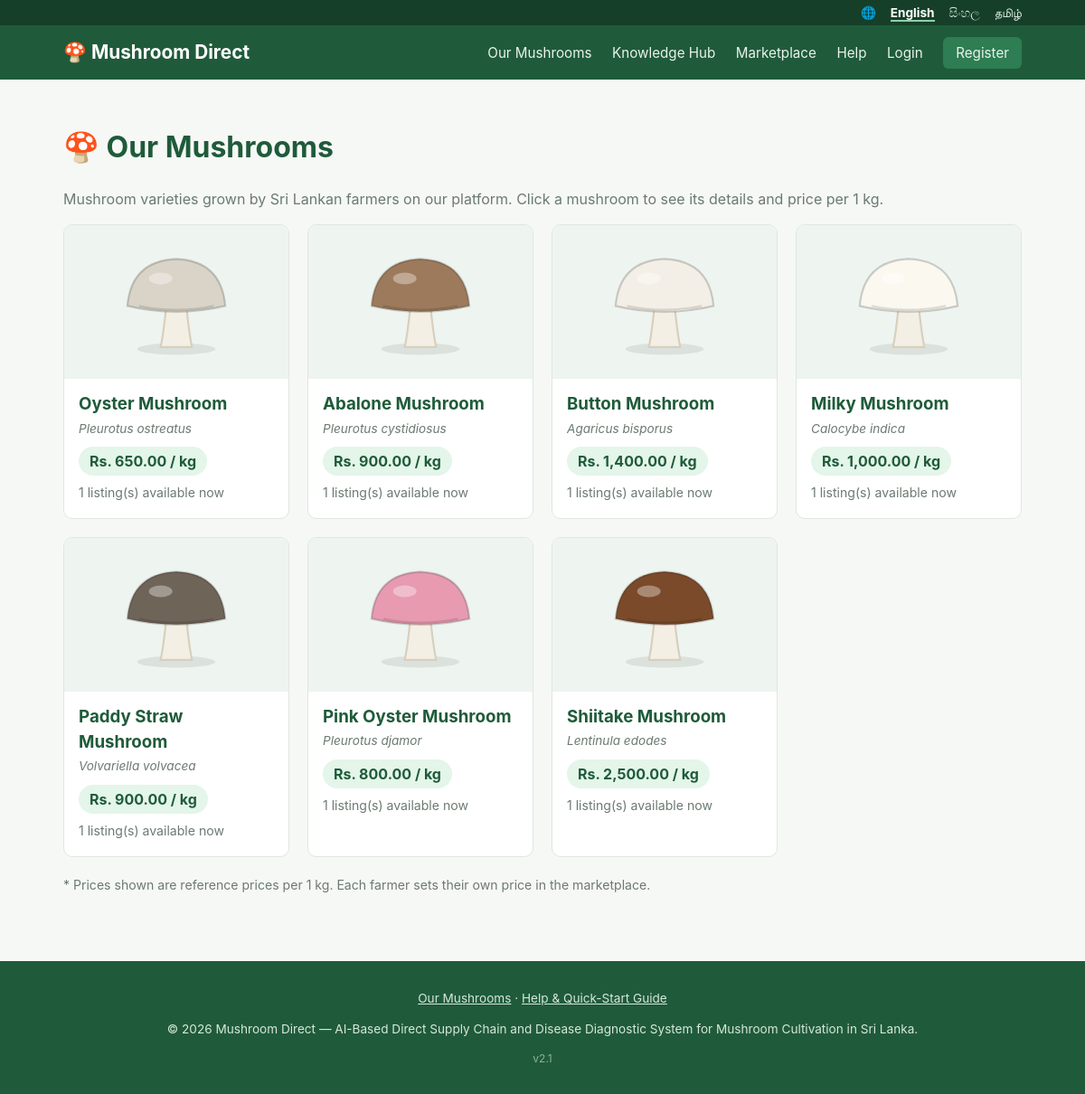
Page /mushrooms/index.php on the committed database.
### tables this page shows
CREATE TABLE mushroom_types (
  id INT AUTO_INCREMENT PRIMARY KEY,
  name VARCHAR(100) NOT NULL,
  name_si VARCHAR(150) NULL,
  name_ta VARCHAR(150) NULL,
  scientific_name VARCHAR(100) NULL,
  description TEXT,
  description_si TEXT,
  description_ta TEXT,
  growing_info TEXT,
  growing_info_si TEXT,
  growing_info_ta TEXT,
  uses TEXT,
  uses_si TEXT,
  uses_ta TEXT,
  price_per_kg DECIMAL(10,2) NOT NULL,
  color VARCHAR(7) NOT NULL DEFAULT '#c9b79c' COMMENT 'Cap colour for the built-in illustration',
  image VARCHAR(255) NULL,
  is_active TINYINT(1) NOT NULL DEFAULT 1,
  sort_order INT NOT NULL DEFAULT 0
);

### mushrooms/index.php (the view, shortened to what this page needs)
<?php
require_once __DIR__ . '/../includes/bootstrap.php';
$types = $pdo->query(
    "SELECT m.*,
            (SELECT COUNT(*) FROM listings l WHERE l.mushroom_type_id = m.id AND l.status = 'active') AS listing_count,
            (SELECT MIN(l.price_per_kg) FROM listings l WHERE l.mushroom_type_id = m.id AND l.status = 'active') AS lowest_price
     FROM mushroom_types m WHERE m.is_active = 1 ORDER BY m.sort_order, m.name"
)->fetchAll();
include __DIR__ . '/../includes/header.php';
?>
<h1>🍄 <?= te('mush.title') ?></h1>
<p class="muted"><?= te('mush.intro') ?></p>
<div class="mushroom-grid">
  <?php foreach ($types as $m): ?>
    <a class="mushroom-card" href="<?= BASE_URL ?>/mushrooms/view.php?id=<?= (int) $m['id'] ?>">
      <div class="pic"><?= mushroom_picture($m, 130) ?></div>
      <div class="body">
        <h3><?= e(tr_field($m, 'name')) ?></h3>
        <div class="sci"><?= e($m['scientific_name']) ?></div>
        <span class="price-tag"><?= format_money($m['price_per_kg']) ?> <?= te('common.per_kg') ?></span>
        <p class="muted" style="margin:8px 0 0; font-size:0.88rem;">
          <?= $m['listing_count'] ? te('mush.farmers_selling', ['n' => (int) $m['listing_count']]) : te('mush.none_selling') ?>
        </p>
      </div>
    </a>
  <?php endforeach; ?>
</div>
<p class="muted" style="margin-top:20px; font-size:0.88rem;">* <?= te('mush.price_note') ?></p>
<?php include __DIR__ . '/../includes/footer.php'; ?>

### includes/functions.php (shortened to what this page needs)
<?php
function e($value) {
    return htmlspecialchars((string) $value, ENT_QUOTES, 'UTF-8');
}
function format_money($amount) {
    return 'Rs. ' . number_format((float) $amount, 2);
}
function current_lang() {
    static $lang = null;
    if ($lang === null) {
        $lang = $_SESSION['lang'] ?? ($_COOKIE['lang'] ?? 'en');
    }
    return $lang;
}
function set_lang_from_request() {
    $lang = $_GET['lang'] ?? null;
}
function t($key, array $vars = []) {
    static $strings = [];
    $lang = current_lang();
    if (!isset($strings[$lang])) {
        $strings['en'] = $strings['en'] ?? require __DIR__ . '/../lang/en.php';
        $strings[$lang] = $lang === 'en' ? $strings['en'] : require __DIR__ . '/../lang/' . $lang . '.php';
    }
    $text = $strings[$lang][$key] ?? ($strings['en'][$key] ?? $key);
    foreach ($vars as $name => $value) {
        $text = str_replace('{' . $name . '}', (string) $value, $text);
    }
    return $text;
}
function te($key, array $vars = []) {
    return e(t($key, $vars));
}
function tr_field($row, $field) {
    $lang = current_lang();
    return $row[$field] ?? '';
}
function mushroom_picture($type, $size = 150) {
    $cap = preg_match('/^#[0-9a-f]{6}$/i', $type['color'] ?? '') ? $type['color'] : '#c9b79c';
    return '<svg width="' . (int) $size . '" height="' . (int) $size . '" viewBox="0 0 120 120" role="img" aria-label="' . e(tr_field($type, 'name')) . '">'
        . '<ellipse cx="60" cy="108" rx="40" ry="6" fill="#000" opacity=".08"/>'
        . '<path d="M50 62 Q47 92 44 106 L76 106 Q73 92 70 62 Z" fill="#f4efe4" stroke="#d8cfbd" stroke-width="2"/>'
        . '<path d="M10 64 Q14 18 60 16 Q106 18 110 64 Q60 76 10 64 Z" fill="' . $cap . '" stroke="rgba(0,0,0,.18)" stroke-width="2"/>'
        . '<path d="M22 64 Q60 72 98 64" stroke="rgba(0,0,0,.12)" stroke-width="2" fill="none"/>'
        . '<ellipse cx="44" cy="36" rx="12" ry="6" fill="#fff" opacity=".35"/>'
        . '</svg>';
}

### assets/css/style.css (style rules this page uses)
:root { --green: #2e7d53; --green-dark: #1f5b3a; --navy: #1f4e5f; --bg: #f6f8f6; --card: #ffffff; --text: #26332c; --muted: #6b7a70; --border: #e0e6e1; --danger: #c0392b; --radius: 10px; }
* { box-sizing: border-box; }
body { margin: 0; font-family: -apple-system, "Segoe UI", Roboto, Arial, sans-serif; background: var(--bg); color: var(--text); line-height: 1.5; }
h1, h2, h3 { color: var(--green-dark); }
.muted { color: var(--muted); }
.mushroom-grid { display: grid; gap: 20px; grid-template-columns: repeat(auto-fill, minmax(230px, 1fr)); }
.mushroom-card { background: var(--card); border: 1px solid var(--border); border-radius: var(--radius); overflow: hidden; text-decoration: none; color: inherit; display: flex; flex-direction: column; transition: transform .15s, box-shadow .15s; }
.mushroom-card .pic { background: #eef4ef; height: 170px; display: flex; align-items: center; justify-content: center; }
.mushroom-card .body { padding: 14px 16px 18px; }
.mushroom-card h3 { margin: 0 0 2px; }
.mushroom-card .sci { font-style: italic; color: var(--muted); font-size: 0.85rem; }
.price-tag { display: inline-block; background: #e4f5e9; color: var(--green-dark); font-weight: 700; border-radius: 999px; padding: 4px 12px; margin-top: 10px; }

### rows in the picture
mushroom_types: name "Oyster Mushroom", scientific_name "Pleurotus ostreatus", price_per_kg "Rs. 650.00", listing_count "1 listing(s) available now"
mushroom_types: name "Abalone Mushroom", scientific_name "Pleurotus cystidiosus", price_per_kg "Rs. 900.00", listing_count "1 listing(s) available now"
mushroom_types: name "Button Mushroom", scientific_name "Agaricus bisporus", price_per_kg "Rs. 1,400.00", listing_count "1 listing(s) available now"
mushroom_types: name "Milky Mushroom", scientific_name "Calocybe indica", price_per_kg "Rs. 1,000.00", listing_count "1 listing(s) available now"
mushroom_types: name "Paddy Straw Mushroom", scientific_name "Volvariella volvacea", price_per_kg "Rs. 900.00", listing_count "1 listing(s) available now"
mushroom_types: name "Pink Oyster Mushroom", scientific_name "Pleurotus djamor", price_per_kg "Rs. 800.00", listing_count "1 listing(s) available now"
mushroom_types: name "Shiitake Mushroom", scientific_name "Lentinula edodes", price_per_kg "Rs. 2,500.00", listing_count "1 listing(s) available now"

### other values in the picture
$label "English"
$label "සිංහල"
$label "தமிழ்"
te('app.name') "Mushroom Direct"
te('nav.mushrooms') "Our Mushrooms"
te('nav.knowledge') "Knowledge Hub"
te('nav.marketplace') "Marketplace"
te('nav.help') "Help"
te('nav.login') "Login"
te('nav.register') "Register"
te('mush.title') "Our Mushrooms"
te('mush.intro') "Mushroom varieties grown by Sri Lankan farmers on our platform. Click a mushroom to see its details and price per 1 kg."
te('mush.price_note') "Prices shown are reference prices per 1 kg. Each farmer sets their own price in the marketplace."
te('footer.help') "Help & Quick-Start Guide"
te('footer.tagline') "AI-Based Direct Supply Chain and Disease Diagnostic System for Mushroom Cultivation in Sri Lanka."
